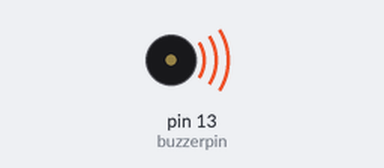
A sketch run on a simulated Arduino Uno, built with avr-gcc and run on an emulated ATmega328P. Shown: buzzer (waves = sounding).

Above: at 0.5 s.
At 17.0 s:
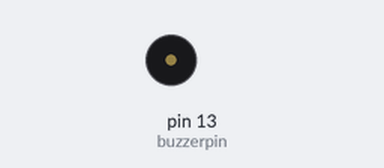
Timing chart, 0 to 22.8 s (numbered marks = the images above):
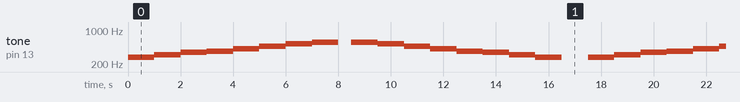

Measured:
- by itself, tone on pin 13 (buzzerpin): repeats every 17.5 s: 311 Hz 1.0 s, 350 Hz 1.0 s, 370 Hz 1.0 s, 415 Hz 1.0 s, 466 Hz 1.0 s, 523 Hz 1.0 s, 554 Hz 1.0 s, silent 0.50 s, 554 Hz 1.0 s, 523 Hz 1.0 s, 466 Hz 1.0 s, 415 Hz 1.0 s, 370 Hz 1.0 s, 350 Hz 1.0 s, 311 Hz 1.0 s, 277 Hz 1.0 s, silent 1.0 s, 277 Hz 1.0 s

The sketch:

exemplobuzzer.ino
```cpp
// C++ code
//
int buzzerpin = 13;
void setup() {
 pinMode(buzzerpin,OUTPUT);
 tone(buzzerpin,500,2000);
}
void loop() {
 tone(buzzerpin,277);
 delay(1000);
 tone(buzzerpin,311);
 delay(1000);
 tone(buzzerpin,350);
 delay(1000);
 tone(buzzerpin,370);
 delay(1000);
 tone(buzzerpin,415);
 delay(1000);
 tone(buzzerpin,466);
 delay(1000);
 tone(buzzerpin,523);
 delay(1000);
 tone(buzzerpin,554);
 delay(1000);
 noTone(buzzerpin);
 delay(500);
  tone(buzzerpin,554);
 delay(1000);
 tone(buzzerpin,523);
 delay(1000);
 tone(buzzerpin,466);
 delay(1000);
 tone(buzzerpin,415);
 delay(1000);
 tone(buzzerpin,370);
 delay(1000);
 tone(buzzerpin,350);
 delay(1000);
 tone(buzzerpin,311);
 delay(1000);
 tone(buzzerpin,277);
 delay(1000);
 noTone(buzzerpin);
 delay(1000);}
```
